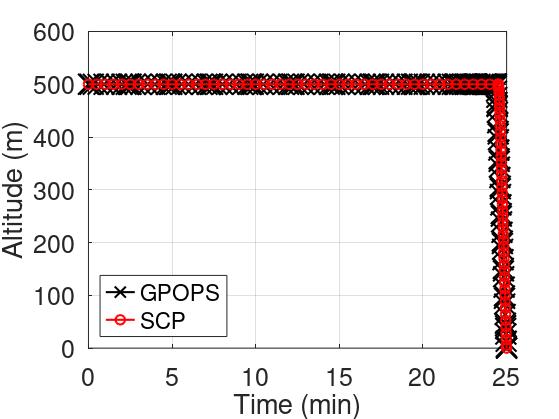
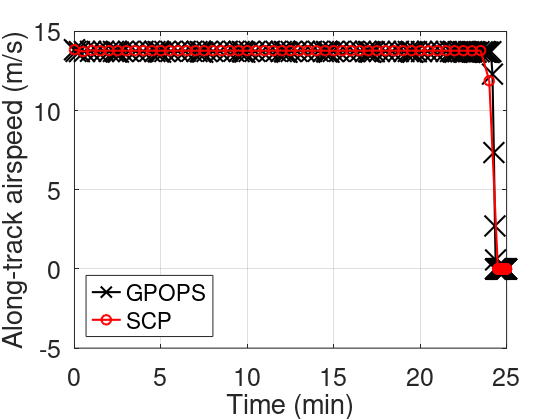
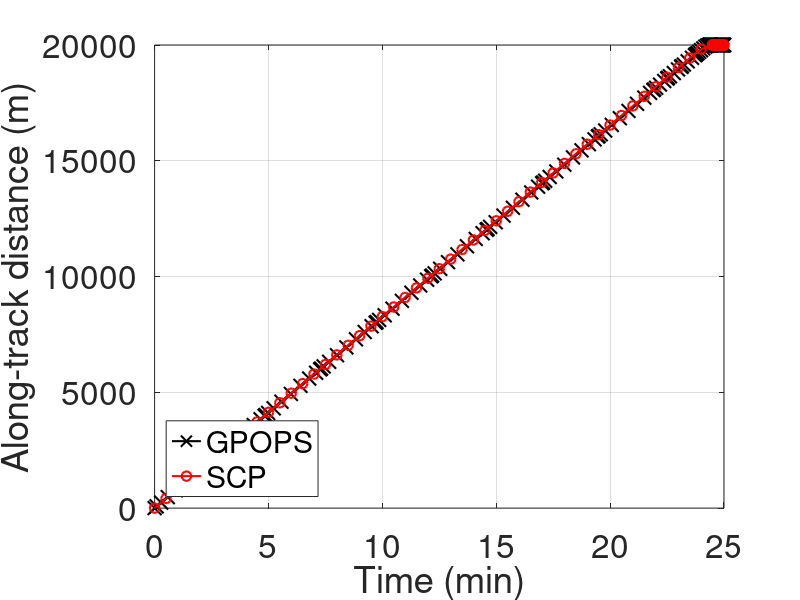
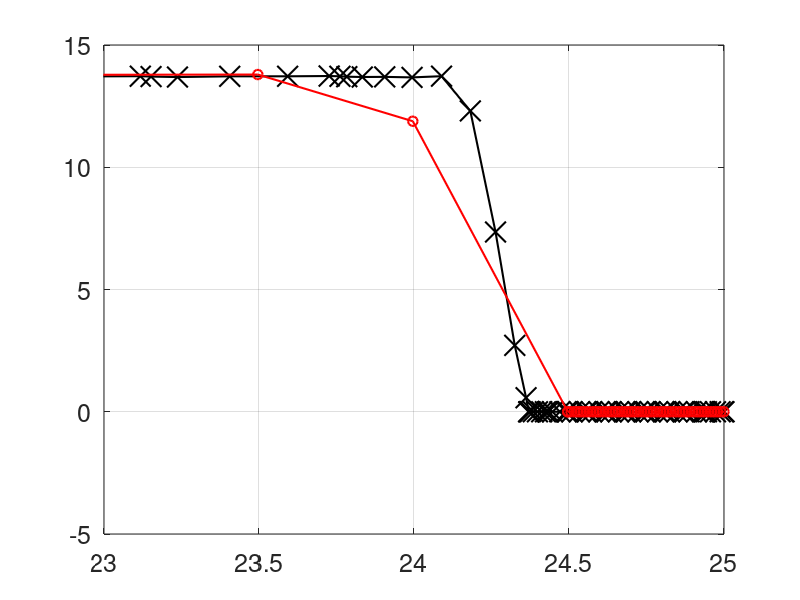

The MATLAB source for these figures, in order:
% Compare results from the folders "SCP" and "Verify_gpops_convex" with
% nonconvex control constraint u2^2+u3^2=u4

clear
clc
close all
format short

% parameters

load data_gpops.mat
load data_scp_new.mat

tG = tG/60;
tS = tS/60;
thetaS = atan(u1S./u2S)*180/pi;
% x vs. t
figure
plot(tG, xG, 'k-x', 'markersize', 10, 'linewidth', 1.5);
hold on
plot(tS, xS, 'r-o', 'markersize', 7, 'linewidth', 1.5);
xlabel('Time (min)', 'FontSize', 24);
ylabel('Along-track distance (m)', 'FontSize', 24);
xlim([0 25]);
leg = legend('GPOPS', 'SCP');
legend('Location','southwest')
set(leg,'FontSize',24);
set(gca,'FontSize',24);
set(gcf,'PaperUnits','inches');
set(gcf,'PaperSize',[8.5 7.5]);
grid on

%z vs. t
% figure
% plot(tG, zG, 'k-*', 'markersize', 7, 'linewidth', 1.5);
% hold on
% plot(tS, zS, 'r-o', 'markersize', 7, 'linewidth', 1.5);
% xlabel('Time (min)', 'FontSize', 22);
% ylabel('Altitude (m)', 'FontSize', 22);
% xlim([0 25]);
% leg = legend('GPOPS', 'SCP');
% set(leg,'FontSize',22);
% set(gca,'FontSize',22);
% grid on
%z vs. t
h = figure;
plot(tG, zG, 'k-x', 'markersize', 15, 'linewidth', 1.5);
hold on
plot(tS, zS, 'r-o', 'markersize', 7, 'linewidth', 1.5);
xlabel('Time (min)', 'FontSize', 18);
ylabel('Altitude (m)', 'FontSize', 18);
xlim([0 25]);
ylim([0 600]);
leg = legend('GPOPS', 'SCP');
legend('Location','southwest')
set(leg,'FontSize',18);
set(gca,'FontSize',18);
grid on
set(h,'Units','Inches');
pos = get(h,'Position');
set(h,'PaperPositionMode','Auto','PaperUnits','Inches','PaperSize',[pos(3), pos(4)])
print(h,'conop1_altitude','-dpdf','-r0')



% vx vs. t
h = figure;
plot(tG, vxG, 'k-x', 'markersize', 15, 'linewidth', 1.5);
hold on
plot(tS, vxS, 'r-o', 'markersize', 7, 'linewidth', 1.5);
xlabel('Time (min)', 'FontSize', 18);
ylabel('Along-track airspeed (m/s)', 'FontSize', 24);
xlim([0 25]);
leg = legend('GPOPS', 'SCP');
legend('Location','southwest')
set(leg,'FontSize',18);
set(gca,'FontSize',18);
grid on
set(h,'Units','Inches');
pos = get(h,'Position');
set(h,'PaperPositionMode','Auto','PaperUnits','Inches','PaperSize',[pos(3), pos(4)])
print(h,'conop1_alongspeed','-dpdf','-r0')

figure
plot(tG(90 :156), vxG(90 :156), 'k-x', 'markersize', 15, 'linewidth', 1.5);
hold on
plot(tS(41:100), vxS((41:100)), 'r-o', 'markersize', 7, 'linewidth', 1.5);
set(gca,'FontSize',18);
xlim([23 25]);
grid on
% figure
% plot(tG(105 :156), vxG(105 :156), 'k-x', 'markersize', 15, 'linewidth', 1.5);
% hold on
% plot(tS(99:150), vxS((99:150)), 'r-o', 'markersize', 7, 'linewidth', 1.5);
% xlabel('Time (min)', 'FontSize', 18);
% ylabel('Along-track airspeed (m/s)', 'FontSize', 18);
% leg = legend('GPOPS', 'SCP');
% set(leg,'FontSize',16);
% set(gca,'FontSize',16);
% grid on


% % vz vs. t
% h = figure;
% plot(tG, vzG, 'k-x', 'markersize', 15, 'linewidth', 1.5);
% hold on
% plot(tS, vzS, 'r-o', 'markersize', 7, 'linewidth', 1.5);
% xlabel('Time (min)', 'FontSize', 18);
% ylabel('Vertical airspeed (m/s)', 'FontSize', 18);
% xlim([0 25]);
% leg = legend('GPOPS', 'SCP');
% legend('Location','southwest')
% set(leg,'FontSize',18);
% set(gca,'FontSize',18);
% grid on
% set(h,'Units','Inches');
% pos = get(h,'Position');
% set(h,'PaperPositionMode','Auto','PaperUnits','Inches','PaperSize',[pos(3), pos(4)])
% print(h,'conop1_verticalspeed','-dpdf','-r0')
% 



figure
plot(tG(90 :156), vzG(90 :156), 'k-x', 'markersize', 15, 'linewidth', 1.5);
hold on
plot(tS(46:100), vzS((46:100)), 'r-o', 'markersize', 7, 'linewidth', 1.5);
set(gca,'FontSize',26);
current_xlim = xlim;
% Set the new x-axis limits, keeping the current start point
xlim([current_xlim(1), 25]);
% Make the plot border bold
set(gca, 'linewidth', 2);
grid on

% % % u1 vs. t
% % figure
% % 
% % plot(tG, u1G, 'k-*', 'markersize', 7, 'linewidth', 1.5);
% % hold on
% % plot(tS, u1S, 'r-o', 'markersize', 7, 'linewidth', 1.5);
% % xlabel('Time (min)', 'FontSize', 18);
% % ylabel('u_1 (N)', 'FontSize', 18);
% % leg = legend('GPOPS', 'SCP');
% % set(leg,'FontSize',16);
% % set(gca,'FontSize',16);
% % grid on

% % % u2 vs. t
% % figure
% % plot(tG, u2G, 'k-*', 'markersize', 7, 'linewidth', 1.5);
% % hold on
% % plot(tS, u2S, 'r-o', 'markersize', 7, 'linewidth', 1.5);
% % xlabel('Time (min)', 'FontSize', 18);
% % ylabel('u_2 (N)', 'FontSize', 18);
% % leg = legend('GPOPS', 'SCP');
% % set(leg,'FontSize',16);
% % set(gca,'FontSize',16);
% % grid on

% % % u3 vs. t
% % figure
% % plot(tG, u3G, 'k-*', 'markersize', 7, 'linewidth', 1.5);
% % hold on
% % plot(tS, u3S, 'r-o', 'markersize', 7, 'linewidth', 1.5);
% % xlabel('Time (min)', 'FontSize', 18);
% % ylabel('u_3 (N)', 'FontSize', 18);
% % leg = legend('GPOPS', 'SCP');
% % set(leg,'FontSize',16);
% % set(gca,'FontSize',16);
% % grid on

% % T vs. t
% h = figure;
% plot(tG, TG, 'k-x', 'markersize', 15, 'linewidth', 1.5);
% hold on
% plot(tS, TS, 'r-o', 'markersize', 7, 'linewidth', 1.5);
% xlabel('Time (min)', 'FontSize', 18);
% ylabel('Net thrust (N)', 'FontSize', 18);
% xlim([0 25]);
% ylim([0 5000])
% leg = legend('GPOPS', 'SCP');
% legend('Location','southwest')
% set(leg,'FontSize',18);
% set(gca,'FontSize',18);
% grid on
% set(h,'Units','Inches');
% pos = get(h,'Position');
% set(h,'PaperPositionMode','Auto','PaperUnits','Inches','PaperSize',[pos(3), pos(4)])
% print(h,'conop1_thrust','-dpdf','-r0')
% 
% % T vs. t
% figure
% plot(tG(90 :156), TG(90 :156), 'k-x', 'markersize', 15, 'linewidth', 1.5);
% hold on
% plot(tS(41 :100), TS((41 :100)), 'r-o', 'markersize', 7, 'linewidth', 1.5);
% xlim([23 25])
% ylim([0 5000])
% 
% set(gca,'FontSize',18);
% grid on

% % Theta vs. t
% h = figure;
% plot(tG, thetaG, 'k-x', 'markersize', 15, 'linewidth', 1.5);
% hold on
% plot(tS, thetaS, 'r-o', 'markersize', 7, 'linewidth', 1.5);
% xlabel('Time (min)', 'FontSize', 18);
% ylabel('Pitch angle (deg)', 'FontSize', 18);
% xlim([0 25]);
% leg = legend('GPOPS', 'SCP');
% legend('Location','southwest')
% set(leg,'FontSize',18);
% set(gca,'FontSize',18);
% %legend('on');
% grid on
% set(h,'Units','Inches');
% pos = get(h,'Position');
% set(h,'PaperPositionMode','Auto','PaperUnits','Inches','PaperSize',[pos(3), pos(4)])
% print(h,'conop1_pitch','-dpdf','-r0')
% 
% % Zoom-in Theta vs. t
% figure
% plot(tG(90 :156), thetaG(90 :156), 'k-x', 'markersize', 15, 'linewidth', 1.5);
% hold on
% plot(tS(41 :100), thetaS(41:100), 'r-o', 'markersize', 7, 'linewidth', 1.5);
% % Removed x and y labels
% % Increased fontsize for axis ticks
% set(gca,'FontSize',18);
% xlim([23 25])
% % Removed the legend
% legend('off');
% grid on

